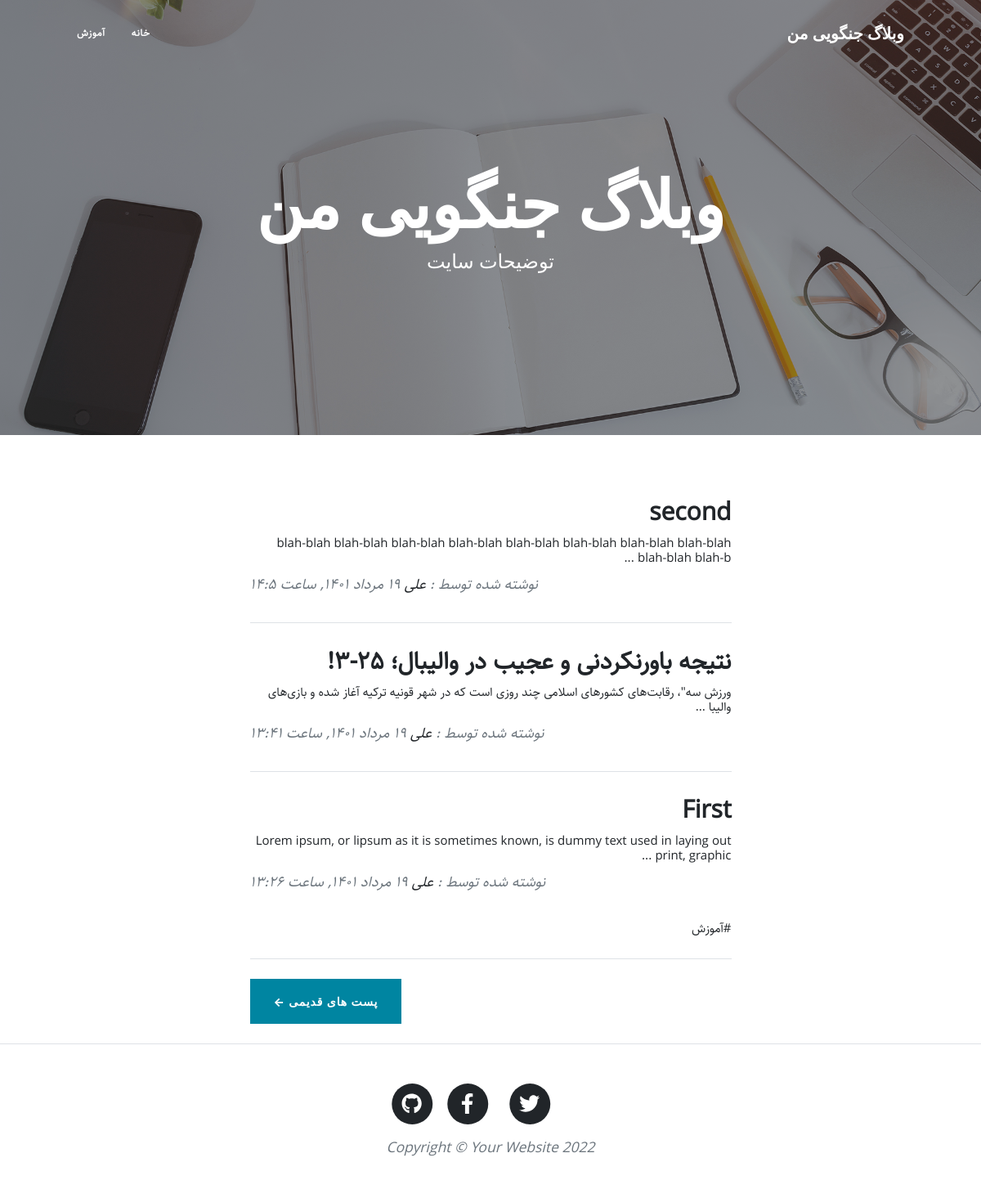
Before: / with the older database file.
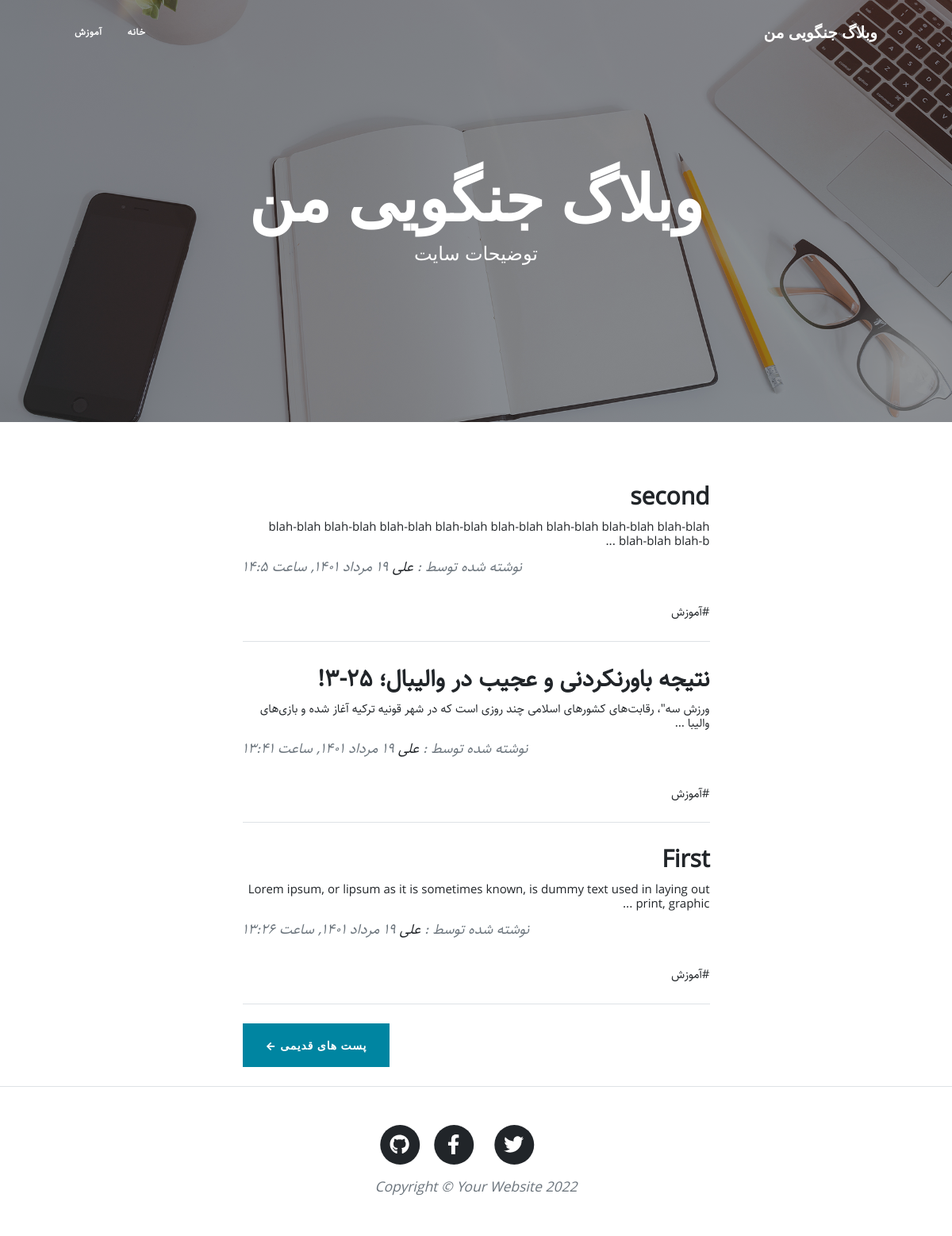
After: the same page with the newer database file.
### blog/models.py (models this page shows, shortened)
class SingletonBaseModel(models.Model):
    class Meta:
        verbose_name = "تنظیم"
        verbose_name_plural = "تنظیمات"
        abstract = True

class SiteSetting(SingletonBaseModel):
    site_header = models.CharField(max_length=50, verbose_name="هدر سایت", default="هدر سایت")
    site_name = models.CharField(max_length=100, verbose_name="نام سایت", default="نام سایت")
    site_description =  models.CharField(max_length=200, verbose_name="توضیحات سایت", default="توضیحات سایت")

class Catagory(models.Model):
    title = models.CharField(max_length=200, verbose_name="عنوان دسته بندی")
    slug = models.SlugField(max_length=100, unique=True, verbose_name="آدرس دسته بندی")
    status = models.BooleanField(default=True, verbose_name="آیا نمایش داده شود؟")
    position = models.IntegerField(verbose_name="پوزیشن")
    class Meta:
        verbose_name = "دسته بندی"
        verbose_name_plural = "دسته بندی ها"
        ordering = ['position']

class Article(models.Model):
    STATUS_CHOICES = (
        ('d', 'پیش‌نویس'),
        ('p', 'منتشر شده'),
    )
    title = models.CharField(max_length=200, verbose_name="عنوان مقاله")
    slug = models.SlugField(max_length=100, unique=True, verbose_name="آدرس مقاله")
    catagory = models.ManyToManyField(Catagory, verbose_name="دسته بندی", related_name="articles")
    description = models.TextField(verbose_name="محتوا")
    thumbnail = models.ImageField(upload_to="images", verbose_name="تصویر مقاله")
    publish = models.DateTimeField(default=timezone.now, verbose_name="زمان انتشار")
    created = models.DateTimeField(auto_now_add=True)
    updated = models.DateTimeField(auto_now=True)
    status = models.CharField(max_length=1, choices=STATUS_CHOICES, verbose_name="وضعیت")
    class Meta:
        verbose_name = "مقاله"
        verbose_name_plural = "مقالات"
        ordering = ['-publish']
    def jpublish(self):
        return jalali_converter(self.publish)
    jpublish.short_description = "زمان انتشار"
    objects = ArticleManager()

### blog/views.py (the view)
# urls.py: path('', home, name= "home"),
def home(request):
    context = {
        "articles": Article.objects.published()
    }
    return render(request, "blog/home.html", context)

### blog/models.py (called while the page is built)
    def published(self):
        return self.filter(status='p')

### blog/templatetags/base_tags.py (called while the page is built)
@register.simple_tag
def site_name():
    return SiteSetting.objects.get(pk=1).site_name

@register.simple_tag
def site_header():
    return SiteSetting.objects.get(pk=1).site_header

@register.simple_tag
def site_description():
    return SiteSetting.objects.get(pk=1).site_description

@register.inclusion_tag("blog/partials/catagory_navbar.html")
def catagory_navbar():
    return {
        "catagories": Catagory.objects.filter(status=True)
    }

### extentions/jalali.py (called while the page is built)
    def persian_tuple(self):
        return self.persian_year, self.persian_month, self.persian_day

### extentions/utils.py (called while the page is built)
def persian_number_conventor(input_str):
    numbers = {
        "0": "۰",
        "1": "١",
        "2": "۲",
        "3": "۳",
        "4": "۴",
        "5": "۵",
        "6": "۶",
        "7": "۷",
        "8": "۸",
        "9": "۹",
    }
    for english_number, persian_number in numbers.items():
        input_str = input_str.replace(english_number, persian_number)
    return input_str

def jalali_converter(time):
    jmonths = ["فروردين", "ارديبهشت", "خرداد", "تير", "مرداد", "شهريور", "مهر", "آبان", "آذر", "دي", "بهمن", "اسفند"]
    time = timezone.localtime(time)
    time_to_str = "{},{},{}".format(time.year, time.month, time.day)
    time_to_tuple = jalali.Gregorian(time_to_str).persian_tuple()
    month_persian = jmonths[time_to_tuple[1]-1]
    output = "{} {} {}, ساعت {}:{}".format(
        time_to_tuple[2],
        month_persian,
        time_to_tuple[0],
        time.hour,
        time.minute
    )
    return persian_number_conventor(output)

### blog/templates/blog/home.html (shortened to what this page needs)
{% extends 'blog/base.html' %}
{% load static %}
{% load base_tags %}
{% block main %}
<header class="masthead">
    <div class="container position-relative px-4 px-lg-5">
        <div class="row gx-4 gx-lg-5 justify-content-center">
            <div class="col-md-10 col-lg-8 col-xl-7">
                <div class="site-heading">
                    <h1>{% site_name %}</h1>
                    <span class="subheading">{% site_description %}</span>
                </div>
            </div>
        </div>
    </div>
</header>
<div class="container px-4 px-lg-5">
    <div class="row gx-4 gx-lg-5 justify-content-center">
        <div class="col-md-10 col-lg-8 col-xl-7">
            {% for article in articles %}
                <div class="post-preview">
                    <a href="{% url 'blog:detail' article.slug %}">
                        <h2 class="post-title">{{ article.title }}</h2>
                        <h3 class="post-subtitle">{{ article.description|truncatechars:100 }}</h3>
                    </a>
                    <p class="post-meta">
                        نوشته شده توسط :
                        <a href="#!">علی</a>
                        {{ article.jpublish }}
                    </p>
                    <div class="post-tags" >
                        {% for catagory in article.catagory.all %}
                            <a href="#">#{{catagory.title}}</a>
                        {% endfor %}
                    </div>
                </div>
                <hr class="my-4" />
            {% endfor %}
            <div class="d-flex justify-content-end mb-4"><a class="btn btn-primary text-uppercase" href="#!"> پست های قدیمی &larr;</a></div>
        </div>
    </div>
</div>
{% endblock %}

### blog/templates/blog/base.html (shortened to what this page needs)
{% load static %}
{% load base_tags %}
<!DOCTYPE html>
<html lang="en">
    <head>
        <link href="{% static 'blog/css/styles.css' %}" rel="stylesheet" />
        <link href="{% static 'blog/css/rtl.css' %}" rel="stylesheet" />
    </head>
    <body>
        <nav class="navbar navbar-expand-lg navbar-light" id="mainNav">
            <div class="container px-4 px-lg-5">
                <a class="navbar-brand" href="{% url 'blog:home' %}">{% site_name %}</a>
                {% catagory_navbar %}
            </div>
        </nav>
        {% block main %}
        {% endblock %}
        <footer class="border-top">
            <div class="container px-4 px-lg-5">
                <div class="row gx-4 gx-lg-5 justify-content-center">
                    <div class="col-md-10 col-lg-8 col-xl-7">
                        <ul class="list-inline text-center">
                            <li class="list-inline-item">
                                <a href="#!">
                                    <span class="fa-stack fa-lg">
                                        <i class="fas fa-circle fa-stack-2x"></i>
                                        <i class="fab fa-twitter fa-stack-1x fa-inverse"></i>
                                    </span>
                                </a>
                            </li>
                            <li class="list-inline-item">
                                <a href="#!">
                                    <span class="fa-stack fa-lg">
                                        <i class="fas fa-circle fa-stack-2x"></i>
                                        <i class="fab fa-facebook-f fa-stack-1x fa-inverse"></i>
                                    </span>
                                </a>
                            </li>
                            <li class="list-inline-item">
                                <a href="#!">
                                    <span class="fa-stack fa-lg">
                                        <i class="fas fa-circle fa-stack-2x"></i>
                                        <i class="fab fa-github fa-stack-1x fa-inverse"></i>
                                    </span>
                                </a>
                            </li>
                        </ul>
                        <div class="small text-center text-muted fst-italic">Copyright &copy; Your Website 2022</div>
                    </div>
                </div>
            </div>
        </footer>
    </body>
</html>

### blog/templates/blog/partials/catagory_navbar.html
<div class="collapse navbar-collapse" id="navbarResponsive">
    <ul class="navbar-nav ms-auto py-4 py-lg-0">
        <li class="nav-item"><a class="nav-link px-lg-3 py-3 py-lg-4" href="{% url 'blog:home' %}">خانه</a></li>
        {% for catagory in catagories %}
        <li class="nav-item"><a class="nav-link px-lg-3 py-3 py-lg-4" href="{% url 'blog:catagory' catagory.slug %}">{{catagory.title}}</a></li>
        {% endfor %}
    </ul>
</div>

### blog/static/blog/css/rtl.css (style rules this page uses)
body { direction: rtl; text-align: right; font-family: "Sahel" }
.navbar-nav { margin-left: initial !important; margin-right: auto; font-family: "Sahel" }
.post-tags { font-family: "Sahel"; font-size: 15px !important; }
.post-title { font-size: 30px !important; font-family: "Sahel" ; }
.post-meta { text-align: left; font-family: "Sahel" ; }
.post-subtitle { font-size: 15px; font-family: "Sahel" ; }

Changed rows visible on the page:
changed Article "second": gains Catagory (title "آموزش")
changed Article "نتیجه باورنکردنی و عجیب در والیبال؛ ۲۵-۳!": gains Catagory (title "آموزش")
